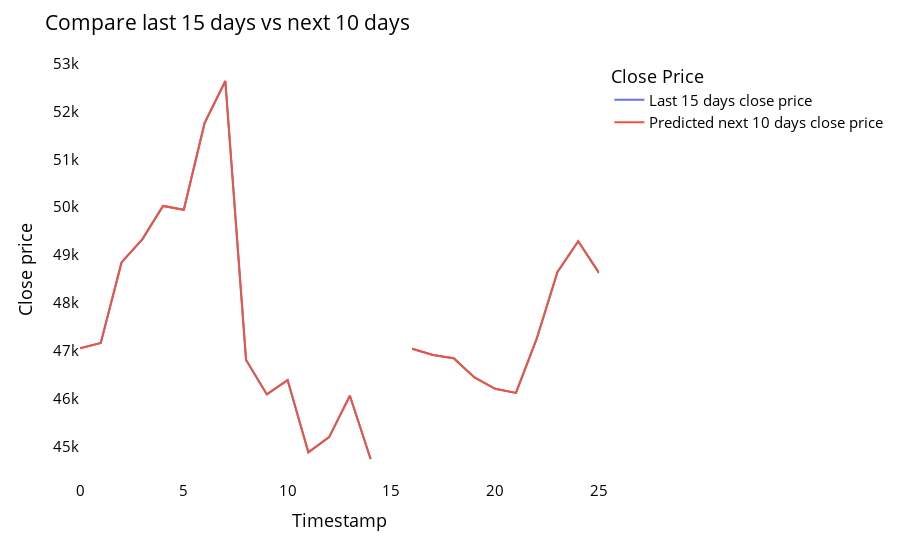

This figure's notebook cell:
### Code cell
temp_mat = np.empty((len(last_days) + pred_days + 1, 1))
temp_mat[:] = np.nan
temp_mat = temp_mat.reshape(1, -1).tolist()[0]

last_original_days_value = temp_mat
next_predicted_days_value = temp_mat

last_original_days_value[0 : time_step + 1] = scaler.inverse_transform(closedf[len(closedf) - time_step :]).reshape(1, -1).tolist()[0]
next_predicted_days_value[time_step + 1 :] = scaler.inverse_transform(np.array(lst_output).reshape(-1, 1)).reshape(1, -1).tolist()[0]

new_pred_plot = pd.DataFrame({
    'last_original_days_value': last_original_days_value,
    'next_predicted_days_value': next_predicted_days_value
})

names = cycle(['Last 15 days close price', 'Predicted next 10 days close price'])

fig = px.line(new_pred_plot, x = new_pred_plot.index, y = [new_pred_plot['last_original_days_value'], new_pred_plot['next_predicted_days_value']], labels = {'value': 'Close price', 'index': 'Timestamp'})
fig.update_layout(title_text = 'Compare last 15 days vs next 10 days', plot_bgcolor = 'white', font_size = 15, font_color = 'black', legend_title_text = 'Close Price')
fig.for_each_trace(lambda t: t.update(name = next(names)))
fig.update_xaxes(showgrid = False)
fig.update_yaxes(showgrid = False)
fig.show()

### Figure 1 — Plotly figure (JSON) as saved in the notebook; plotly's stock layout.template omitted (floating-point values rounded to 4 significant figures)
{"data": [{"hovertemplate": "variable=last_original_days_value<br>Timestamp=%{x}<br>Close price=%{y}<extra></extra>", "legendgroup": "last_original_days_value", "line": {"color": "#636efa", "dash": "solid"}, "marker": {"symbol": "circle"}, "mode": "lines", "name": "Last 15 days close price", "orientation": "v", "showlegend": true, "type": "scatter", "x": [0, 1, 2, 3, 4, 5, 6, 7, 8, 9, 10, 11, 12, 13, 14, 15, 16, 17, 18, 19, 20, 21, 22, 23, 24, 25], "xaxis": "x", "y": [47050.0, 47170.0, 48850.0, 49330.0, 50030.0, 49940.0, 51750.0, 52630.0, 46810.0, 46090.0, 46390.0, 44880.0, 45200.0, 46060.0, 44740.0, null, 47040.0, 46920.0, 46850.0, 46450.0, 46210.0, 46120.0, 47250.0, 48650.0, 49290.0, 48630.0], "yaxis": "y"}, {"hovertemplate": "variable=next_predicted_days_value<br>Timestamp=%{x}<br>Close price=%{y}<extra></extra>", "legendgroup": "next_predicted_days_value", "line": {"color": "#EF553B", "dash": "solid"}, "marker": {"symbol": "circle"}, "mode": "lines", "name": "Predicted next 10 days close price", "orientation": "v", "showlegend": true, "type": "scatter", "x": [0, 1, 2, 3, 4, 5, 6, 7, 8, 9, 10, 11, 12, 13, 14, 15, 16, 17, 18, 19, 20, 21, 22, 23, 24, 25], "xaxis": "x", "y": [47050.0, 47170.0, 48850.0, 49330.0, 50030.0, 49940.0, 51750.0, 52630.0, 46810.0, 46090.0, 46390.0, 44880.0, 45200.0, 46060.0, 44740.0, null, 47040.0, 46920.0, 46850.0, 46450.0, 46210.0, 46120.0, 47250.0, 48650.0, 49290.0, 48630.0], "yaxis": "y"}], "layout": {"font": {"color": "black", "size": 15}, "legend": {"title": {"text": "Close Price"}, "tracegroupgap": 0}, "margin": {"t": 60}, "plot_bgcolor": "white", "title": {"text": "Compare last 15 days vs next 10 days"}, "xaxis": {"anchor": "y", "domain": [0, 1], "showgrid": false, "title": {"text": "Timestamp"}}, "yaxis": {"anchor": "x", "domain": [0, 1], "showgrid": false, "title": {"text": "Close price"}}}}
